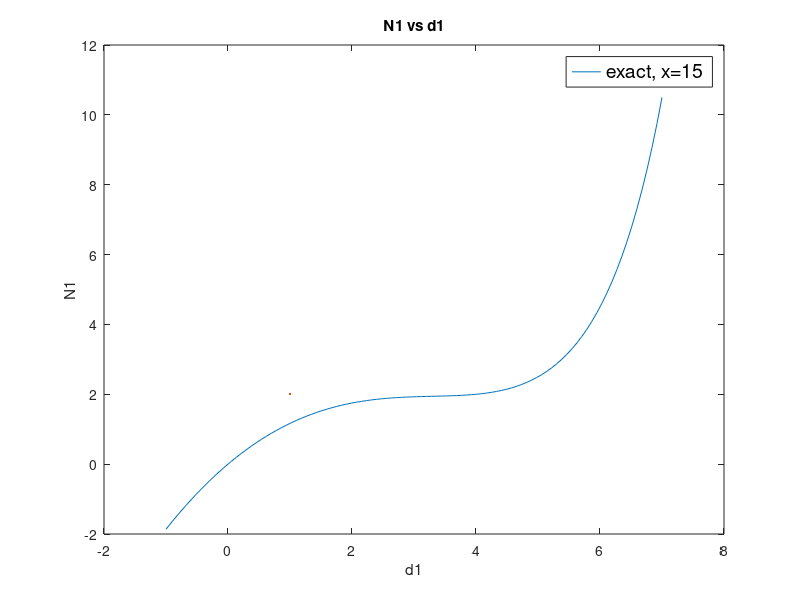
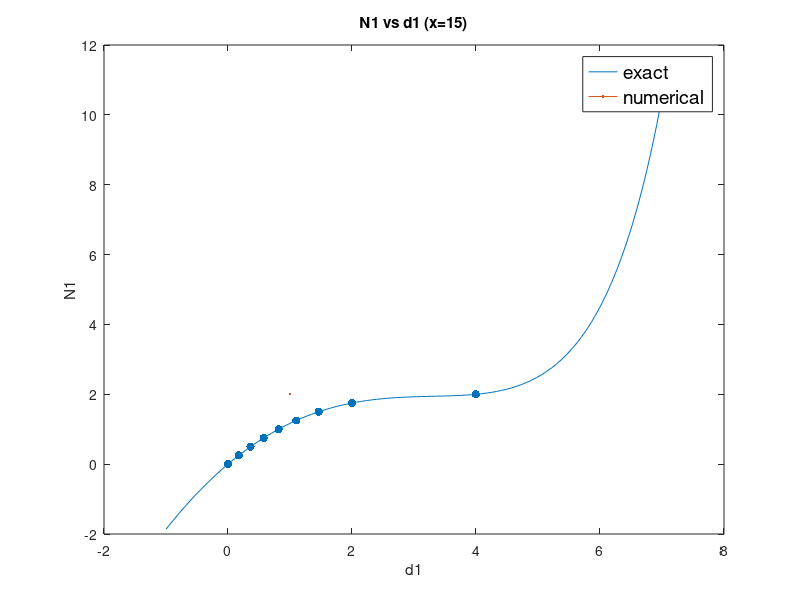
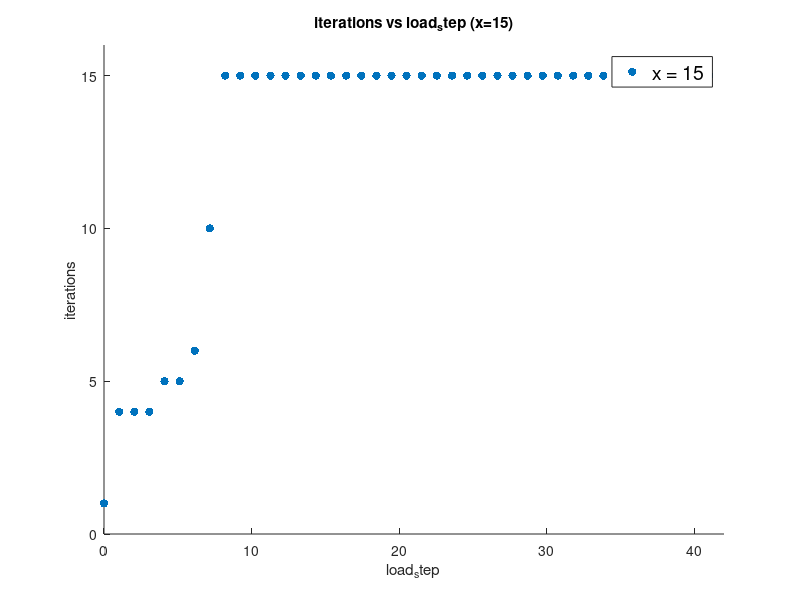
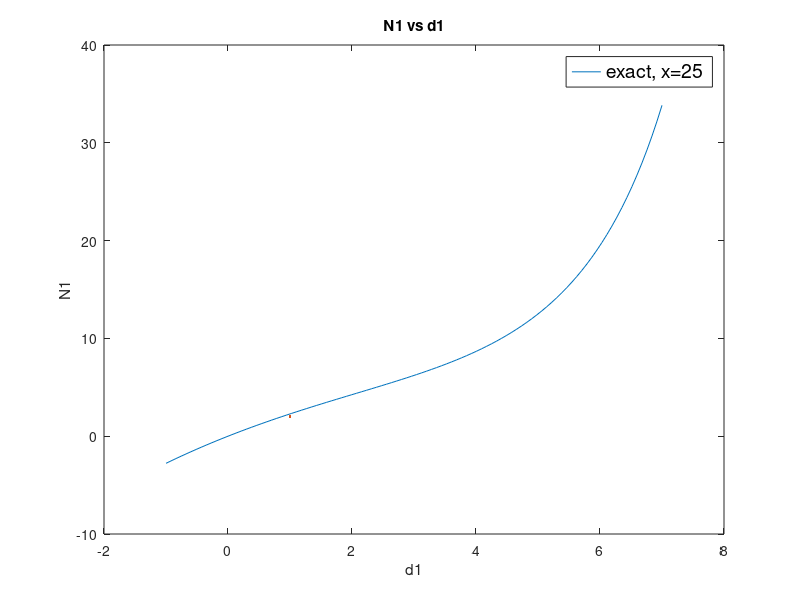

Reproduce these figures in MATLAB, in order.
% This is the Newton-Raphson algorithm solver for HW3
clear all; clc;

%% x =15
% exact internal force
x = 15;
N1 = @(d1,d2) x * d1 ./ (10.0 - d1) - 0.5 * d2.*d2;
N2 = @(d1,d2) d2 - d1;

% external force
load_step = 0.25;
load_max = 10.0;
load_num = load_max / load_step;
F1 = @(n) load_step * n;
F2 = @(n) 0.0;

% Jacobian
J = zeros(2,2);
dN1_dd1 = @(d1,d2) 10*x / ((10.0-d1)*(10.0-d1));
dN1_dd2 = @(d1,d2) -d2;
dN2_dd1 = @(d1,d2) -1.0;
dN2_dd2 = @(d1,d2) 1.0;

% Residual R
R = zeros(2,1);
R1 = @(d1,d2,n) N1(d1,d2) - F1(n);
R2 = @(d1,d2,n) N2(d1,d2) - F2(n);


% Newton-Raphson Algorithm
% K * Deltad = -R
Deltad = zeros(2,1);
d = zeros(2,1);
tol = 1.0e-4;
d_sol = zeros(2, load_num + 1);
d_sol(:,1) = d;
iter_num = zeros(1, load_num+1);


for n = 0:load_num
    iter_step = 0;    % record the iterate numbers

    R(1) = R1(d(1),d(2),n);
    R(2) = R2(d(1),d(2),n);
    R_norm = sqrt(R(1) * R(1) + R(2) * R(2));
    R_norm0 = R_norm;

    J(1,1) = dN1_dd1(d(1),d(2));
    J(1,2) = dN1_dd2(d(1),d(2));
    J(2,1) = dN2_dd1(d(1),d(2));
    J(2,2) = dN2_dd2(d(1),d(2));

    while true
       
        Deltad = -J\R;

        d = d + Deltad;
        iter_step = iter_step + 1;

        if iter_step == 15
            break;
        end

        R(1) = R1(d(1),d(2),n);
        R(2) = R2(d(1),d(2),n);
        R_norm = sqrt(R(1) * R(1) + R(2) * R(2));

        if R_norm <= tol * R_norm0
            break;
        end
    end
    iter_num(:,n+1) = iter_step;
    d_sol(:,n+1) = d;
end


% plot (a) x = 15
figure;
d_exact = linspace(-1,7,100);
N1_exact = N1(d_exact, d_exact);
plot(d_exact, N1_exact, LineWidth=2);
title("N1 vs d1");
xlabel("d1");
ylabel("N1");
legend("exact, x=15",'Location', 'Best', 'FontSize', 14, 'Box', 'on');

%plot (b) x = 15
figure;
d_exact = linspace(-1,7,100);
N1_exact = N1(d_exact, d_exact);
N1_sol = N1(d_sol(1,:), d_sol(1,:));
plot(d_exact, N1_exact, LineWidth=2);
hold on;
scatter(d_sol(1,:),N1_sol,"filled");
title("N1 vs d1 (x=15)");
xlabel("d1");
ylabel("N1");
legend("exact","numerical",'Location', 'Best', 'FontSize', 14, 'Box', 'on');

%plot (c)  x= 15
figure;
load_steps = linspace(0,load_num + 1, load_num + 1);
scatter(load_steps, iter_num, "filled");
title("iterations vs load_step (x=15)");
xlim([0,42]);
ylim([0,16]);
xlabel("load_step");
ylabel("iterations");
legend("x = 15",'Location', 'Best', 'FontSize', 14, 'Box', 'on');


%% x = 25
% exact internal force
x = 25;
N1 = @(d1,d2) x * d1 ./ (10.0 - d1) - 0.5 * d2.*d2;
N2 = @(d1,d2) d2 - d1;

% external force
load_step = 0.25;
load_max = 10.0;
load_num = load_max / load_step;
F1 = @(n) load_step * n;
F2 = @(n) 0.0;

% Jacobian
J = zeros(2,2);
dN1_dd1 = @(d1,d2) 10*x / ((10.0-d1)*(10.0-d1));
dN1_dd2 = @(d1,d2) -d2;
dN2_dd1 = @(d1,d2) -1.0;
dN2_dd2 = @(d1,d2) 1.0;

% Residual R
R = zeros(2,1);
R1 = @(d1,d2,n) N1(d1,d2) - F1(n);
R2 = @(d1,d2,n) N2(d1,d2) - F2(n);


% Newton-Raphson Algorithm
% K * Deltad = -R
Deltad = zeros(2,1);
d = zeros(2,1);
tol = 1.0e-4;
d_sol = zeros(2, load_num + 1);
d_sol(:,1) = d;
iter_num = zeros(1, load_num+1);


for n = 0:load_num
    iter_step = 0;    % record the iterate numbers

    R(1) = R1(d(1),d(2),n);
    R(2) = R2(d(1),d(2),n);
    R_norm = sqrt(R(1) * R(1) + R(2) * R(2));
    R_norm0 = R_norm;

    J(1,1) = dN1_dd1(d(1),d(2));
    J(1,2) = dN1_dd2(d(1),d(2));
    J(2,1) = dN2_dd1(d(1),d(2));
    J(2,2) = dN2_dd2(d(1),d(2));

    while true
        Deltad = -J\R;

        d = d + Deltad;
        iter_step = iter_step + 1;

        if iter_step == 15
            break;
        end

        R(1) = R1(d(1),d(2),n);
        R(2) = R2(d(1),d(2),n);
        R_norm = sqrt(R(1) * R(1) + R(2) * R(2));

        if R_norm <= tol * R_norm0
            break;
        end
    end
    iter_num(:,n+1) = iter_step;
    d_sol(:,n+1) = d;
end


% plot (a) x = 25
figure;
d_exact = linspace(-1,7,100);
N1_exact = N1(d_exact, d_exact);
plot(d_exact, N1_exact, LineWidth=2);
title("N1 vs d1");
xlabel("d1");
ylabel("N1");
legend("exact, x=25",'Location', 'Best', 'FontSize', 14, 'Box', 'on');

%plot (b) x = 25
figure;
d_exact = linspace(-1,7,100);
N1_exact = N1(d_exact, d_exact);
N1_sol = N1(d_sol(1,:), d_sol(1,:));
plot(d_exact, N1_exact, LineWidth=2);
hold on;
scatter(d_sol(1,:),N1_sol,"filled");
title("N1 vs d1 (x=25)");
xlabel("d1");
ylabel("N1");
legend("exact","numerical",'Location', 'Best', 'FontSize', 14, 'Box', 'on');

%plot (c) x =25
figure;
load_steps = linspace(0,load_num + 1, load_num + 1);
scatter(load_steps, iter_num, "filled");
title("iterations vs load_step (x=25)");
xlim([0,42]);
ylim([0,16]);
xlabel("load_step");
ylabel("iterations");
legend("x = 25",'Location', 'Best', 'FontSize', 14, 'Box', 'on');




